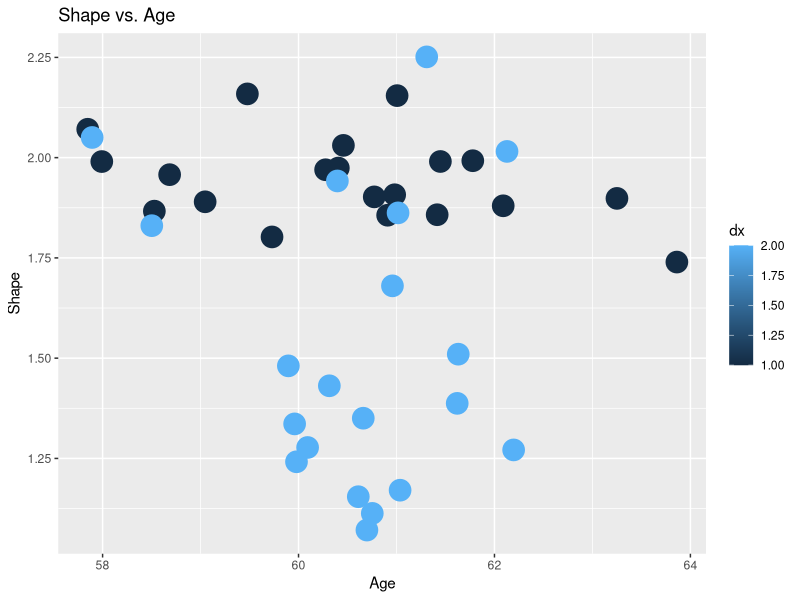
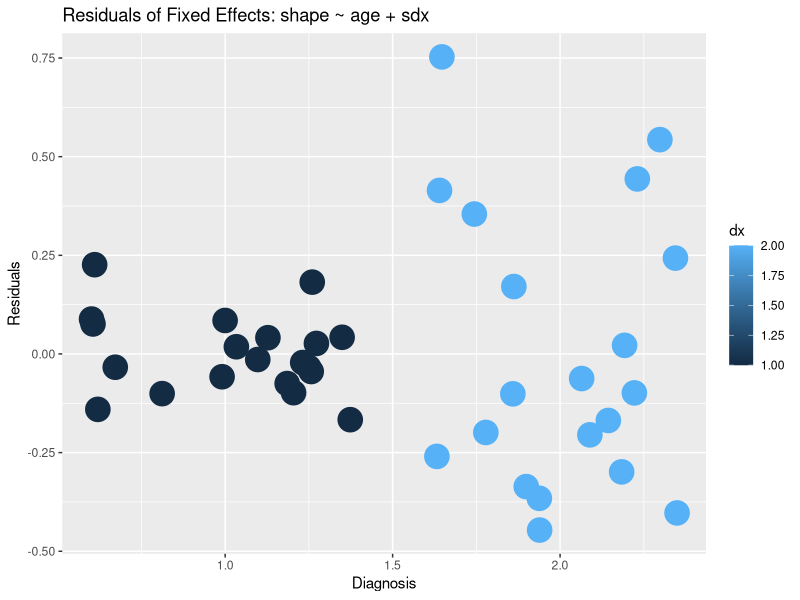
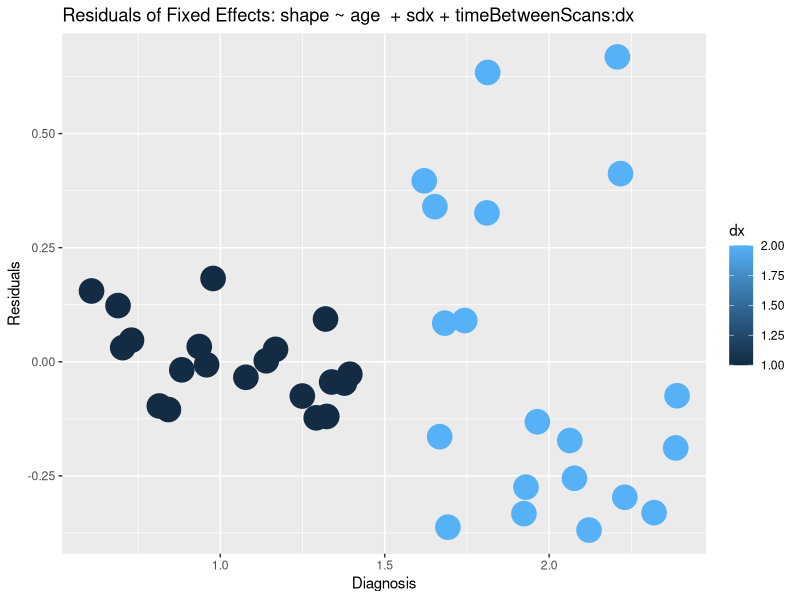
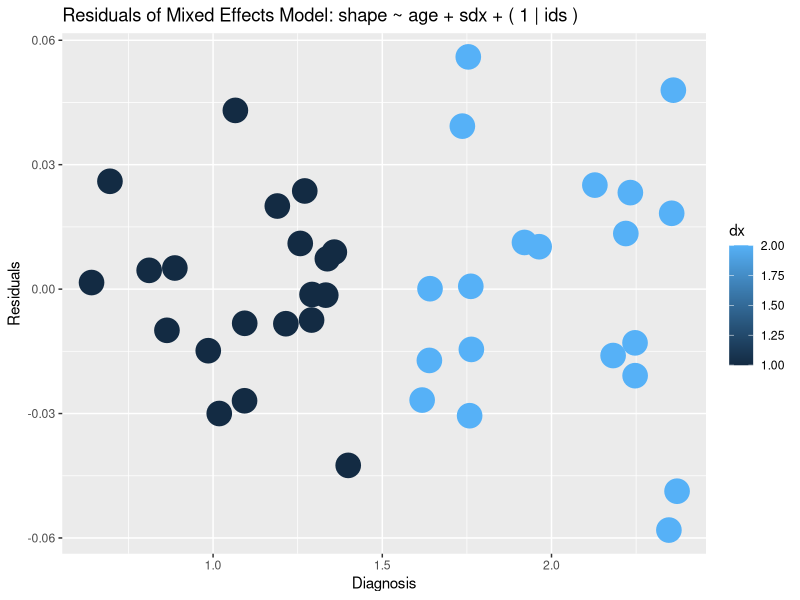
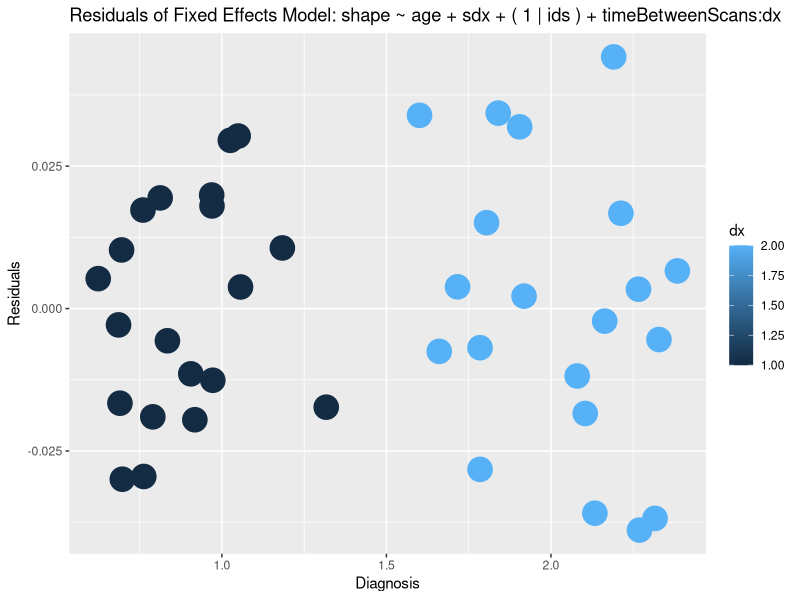

These charts were generated, in order, by the following R code:
# Mixed effects model tutorial. Simulate longitudinal data from two groups and 
# use mixed effects and linear models to analyze the result. 
library(lme4);library(lattice); library(nlme); library(ggplot2)

icepts = c(2.00,1.5)            # base starting points.  group 2 is 'atrophied'
slopes = c(-0.2,-0.3)           # simulated slope in groups.  intentionally subtle difference.
noise = c(0.1,0.4)              # different noise levels--key for mixed effects models
epsval = mean(abs(slopes))*0.2  # epsilon error to add to lines
numberOfTimepoints = 2
meanTimeBetweenScans = 0.5
subjectIds = as.character(round(seq(0.500001,20.5,by=0.500001)))

numberOfSubjects = length( unique( subjectIds ))
dx = c(rep(1, numberOfSubjects / 2 * numberOfTimepoints),
      rep(2, numberOfSubjects / 2 * numberOfTimepoints))
numberOfSubjectsInGroup1 = sum( dx == 1 ) / numberOfTimepoints
numberOfSubjectsInGroup2 = sum( dx == 2 ) / numberOfTimepoints
baselineIndices = seq(1, numberOfSubjects * numberOfTimepoints, 
                   by = numberOfTimepoints)


# simulate age at baseline and followup
age = rnorm( numberOfSubjects * numberOfTimepoints ) + 60
age[ baselineIndices + 1 ] = 
  age[ baselineIndices ] + abs( rnorm( numberOfSubjects ) ) * 0.25 + meanTimeBetweenScans
# simulate decline in group 1
jacobianData = rep(NA, length( subjectIds ) )
wh = ( dx[ baselineIndices ] == 1 )
addNoise = rnorm( numberOfSubjectsInGroup1 )
jacobianData[ baselineIndices ][ wh ] = 
  rep( icepts[1], numberOfSubjectsInGroup1 ) + addNoise * noise[1]
timeBetweenScans = age[ baselineIndices + 1][ wh ] - age[ baselineIndices ][ wh ]
baselineJacobianWithNoise = 
  jacobianData[ baselineIndices ][ wh ]+ rnorm( length(timeBetweenScans) ) * epsval
declineRate = slopes[1]
jacobianData[ baselineIndices + 1 ][ wh ] = 
  declineRate * timeBetweenScans + baselineJacobianWithNoise + 
  rnorm( length(declineRate) ) * epsval

# group 2
wh = ( dx[baselineIndices] == 2 )  # new intercept 
addNoise = rnorm( numberOfSubjectsInGroup2 )
jacobianData[ baselineIndices ][ wh ] = 
  rep( icepts[2] , numberOfSubjectsInGroup2 ) + addNoise * noise[2] 
baselineJacobianWithNoise = 
  jacobianData[ baselineIndices ][ wh ]+ rnorm( length(timeBetweenScans) ) * epsval
declineRate = slopes[2] # new slope
timeBetweenScans = age[baselineIndices + 1][ wh ] - age[baselineIndices][ wh ] 
jacobianData[baselineIndices + 1][ wh ] = 
  declineRate * timeBetweenScans + baselineJacobianWithNoise + 
  rnorm( length(timeBetweenScans) ) * epsval

# data is done now
mydata = data.frame( ids   = subjectIds,
                     sdx   = dx , 
                     shape = jacobianData, 
                     age   = age, 
                     dummy = rnorm( length( subjectIds))
                     )
ageAtBaseline = age 
ageAtBaseline[baselineIndices + 1] = ageAtBaseline[ baselineIndices ]
timeBetweenScansAllSubjects = age - ageAtBaseline
#xyplot( shape ~ age | sdx ,col.line="black", data = mydata, xlab = 'Diagnosis')

jacobianFrame = data.frame( shape = jacobianData, dx = dx, age = age)
ggplot(jacobianFrame, 
       aes(age, shape, colour = dx) ) + 
         geom_point(size = 7) + labs(title = 'Shape vs. Age', x = 'Age', y = 'Shape')

mixedFxModel1 = lmer( shape ~ age + sdx + ( 1 | ids ), data = mydata )
mixedFxModel2 = 
  lmer( shape ~ age + sdx + ( 1 | ids ) + timeBetweenScansAllSubjects:dx, 
        data = mydata )

fixedFxModel1 = lm( shape ~ age + sdx, data = mydata )
fixedFxModel2 = lm(shape ~ age + sdx + timeBetweenScansAllSubjects:dx, 
                   data = mydata)

print( paste( "Standard:",
              anova(fixedFxModel1,fixedFxModel2)$Pr[2] ,
              " Mixed",
              anova(mixedFxModel1, mixedFxModel2)$Pr[2]  ))

#########################################################################
############################  Plotting  #################################
#########################################################################
plot.data = data.frame(dx = mydata$sdx, 
                       fixedResid1 = residuals(fixedFxModel1),
                       fixedResid2 = residuals(fixedFxModel2), 
                       mixedResid1 = residuals(mixedFxModel1), 
                       mixedResid2 = residuals(mixedFxModel2))

ggplot(plot.data, 
       aes(dx, fixedResid1, colour = dx), 
       aes_string(shape = as.character(dx))) + 
         geom_point(position = "jitter", width = 0.05, size = 8) + 
         labs(title = 'Residuals of Fixed Effects: shape ~ age + sdx', 
              x = 'Diagnosis', y = 'Residuals')
ggplot(plot.data, 
       aes(dx, fixedResid2, colour = dx, size = 3), 
       aes_string(shape = as.character(dx))) + 
         geom_point(position = "jitter", width = 0.05, size = 8) + 
         labs(title = paste('Residuals of Fixed Effects: shape ~ age', 
                            ' + sdx + timeBetweenScans:dx'), 
              x = 'Diagnosis', y = 'Residuals')
ggplot(plot.data, 
       aes(dx, mixedResid1, colour = dx), 
       aes_string(shape = as.character(dx))) + 
         geom_point(position = "jitter", width = 0.05, size = 8) + 
         labs(title = paste('Residuals of Mixed Effects Model:', 
                            'shape ~ age + sdx + ( 1 | ids )'), 
              x = 'Diagnosis', y = 'Residuals')
ggplot(plot.data, 
       aes(dx, mixedResid2, colour = dx), 
       aes_string(shape = as.character(dx))) + 
         geom_point(position = "jitter", width = 0.05, size = 8) + 
         labs(title = paste('Residuals of Fixed Effects Model:', 
                            'shape ~ age + sdx + ( 1 | ids ) + timeBetweenScans:dx'), 
                            x = 'Diagnosis', y = 'Residuals')
